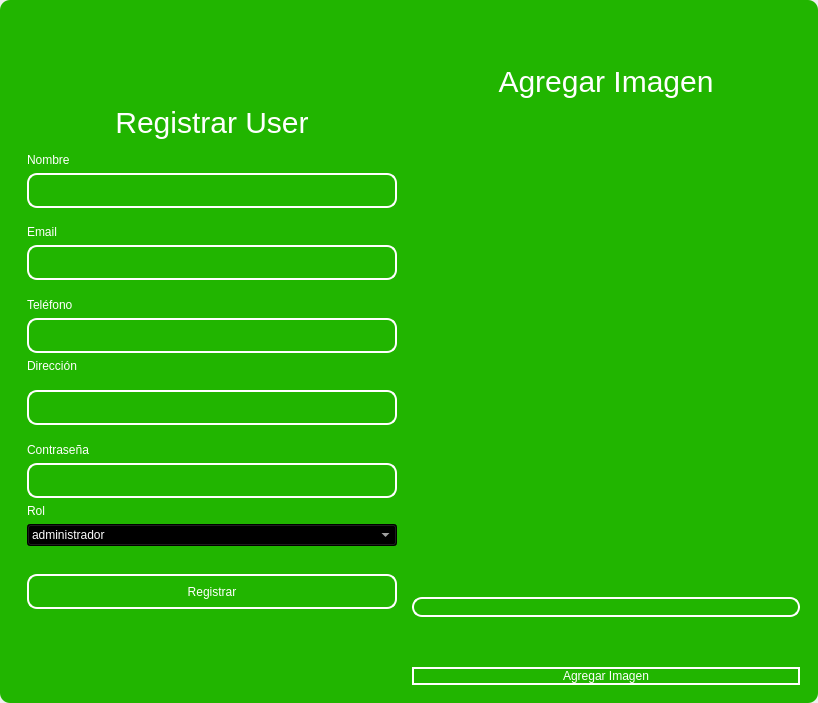
<?xml version="1.0" encoding="UTF-8"?>
<ui version="4.0">
 <class>MainWindow</class>
 <widget class="QMainWindow" name="MainWindow">
  <property name="geometry">
   <rect>
    <x>0</x>
    <y>0</y>
    <width>818</width>
    <height>703</height>
   </rect>
  </property>
  <property name="windowTitle">
   <string>MainWindow</string>
  </property>
  <property name="styleSheet">
   <string notr="true"/>
  </property>
  <widget class="QWidget" name="centralwidget">
   <property name="styleSheet">
    <string notr="true"/>
   </property>
   <layout class="QVBoxLayout" name="verticalLayout">
    <property name="spacing">
     <number>0</number>
    </property>
    <property name="leftMargin">
     <number>0</number>
    </property>
    <property name="topMargin">
     <number>0</number>
    </property>
    <property name="rightMargin">
     <number>0</number>
    </property>
    <property name="bottomMargin">
     <number>0</number>
    </property>
    <item>
     <widget class="QFrame" name="frame">
      <property name="enabled">
       <bool>true</bool>
      </property>
      <property name="styleSheet">
       <string notr="true">QFrame {
	border-radius:10px;
	
	background-color: rgb(33, 181, 0);
 }
</string>
      </property>
      <property name="frameShape">
       <enum>QFrame::StyledPanel</enum>
      </property>
      <property name="frameShadow">
       <enum>QFrame::Raised</enum>
      </property>
      <layout class="QVBoxLayout" name="verticalLayout_2">
       <item>
        <widget class="QFrame" name="frame_superior">
         <property name="minimumSize">
          <size>
           <width>0</width>
           <height>40</height>
          </size>
         </property>
         <property name="maximumSize">
          <size>
           <width>16777215</width>
           <height>40</height>
          </size>
         </property>
         <property name="styleSheet">
          <string notr="true">QPushButton{
border-radius:18px;
}

QPushButton:hover{
	background-color: rgb(0, 0, 0);
}
</string>
         </property>
         <property name="frameShape">
          <enum>QFrame::StyledPanel</enum>
         </property>
         <property name="frameShadow">
          <enum>QFrame::Raised</enum>
         </property>
         <layout class="QHBoxLayout" name="horizontalLayout_3">
          <property name="spacing">
           <number>4</number>
          </property>
          <property name="leftMargin">
           <number>0</number>
          </property>
          <property name="topMargin">
           <number>0</number>
          </property>
          <property name="rightMargin">
           <number>0</number>
          </property>
          <property name="bottomMargin">
           <number>0</number>
          </property>
          <item>
           <widget class="QPushButton" name="btn_icon">
            <property name="text">
             <string/>
            </property>
            <property name="iconSize">
             <size>
              <width>40</width>
              <height>40</height>
             </size>
            </property>
           </widget>
          </item>
          <item>
           <spacer name="horizontalSpacer_2">
            <property name="orientation">
             <enum>Qt::Horizontal</enum>
            </property>
            <property name="sizeHint" stdset="0">
             <size>
              <width>443</width>
              <height>20</height>
             </size>
            </property>
           </spacer>
          </item>
          <item>
           <widget class="QPushButton" name="bt_minimizar">
            <property name="minimumSize">
             <size>
              <width>38</width>
              <height>38</height>
             </size>
            </property>
            <property name="maximumSize">
             <size>
              <width>38</width>
              <height>38</height>
             </size>
            </property>
            <property name="cursor">
             <cursorShape>PointingHandCursor</cursorShape>
            </property>
            <property name="text">
             <string/>
            </property>
            <property name="icon">
             <iconset>
              <normaloff>image/minus.svg</normaloff>image/minus.svg</iconset>
            </property>
            <property name="iconSize">
             <size>
              <width>38</width>
              <height>38</height>
             </size>
            </property>
           </widget>
          </item>
          <item>
           <widget class="QPushButton" name="bt_maximizar">
            <property name="minimumSize">
             <size>
              <width>38</width>
              <height>38</height>
             </size>
            </property>
            <property name="maximumSize">
             <size>
              <width>38</width>
              <height>38</height>
             </size>
            </property>
            <property name="cursor">
             <cursorShape>PointingHandCursor</cursorShape>
            </property>
            <property name="text">
             <string/>
            </property>
            <property name="icon">
             <iconset>
              <normaloff>image/chevron-up.svg</normaloff>image/chevron-up.svg</iconset>
            </property>
            <property name="iconSize">
             <size>
              <width>38</width>
              <height>38</height>
             </size>
            </property>
           </widget>
          </item>
          <item>
           <widget class="QPushButton" name="bt_restaurar">
            <property name="minimumSize">
             <size>
              <width>38</width>
              <height>38</height>
             </size>
            </property>
            <property name="maximumSize">
             <size>
              <width>38</width>
              <height>38</height>
             </size>
            </property>
            <property name="cursor">
             <cursorShape>PointingHandCursor</cursorShape>
            </property>
            <property name="text">
             <string/>
            </property>
            <property name="icon">
             <iconset>
              <normaloff>image/chevron-down.svg</normaloff>image/chevron-down.svg</iconset>
            </property>
            <property name="iconSize">
             <size>
              <width>38</width>
              <height>38</height>
             </size>
            </property>
           </widget>
          </item>
          <item>
           <widget class="QPushButton" name="bt_cerrar">
            <property name="minimumSize">
             <size>
              <width>38</width>
              <height>38</height>
             </size>
            </property>
            <property name="maximumSize">
             <size>
              <width>38</width>
              <height>38</height>
             </size>
            </property>
            <property name="cursor">
             <cursorShape>PointingHandCursor</cursorShape>
            </property>
            <property name="text">
             <string/>
            </property>
            <property name="icon">
             <iconset>
              <normaloff>image/x.svg</normaloff>image/x.svg</iconset>
            </property>
            <property name="iconSize">
             <size>
              <width>38</width>
              <height>38</height>
             </size>
            </property>
           </widget>
          </item>
         </layout>
        </widget>
       </item>
       <item>
        <widget class="QFrame" name="frame_3">
         <property name="styleSheet">
          <string notr="true">QLabel {
	color: rgb(255, 255, 254);
	font: 12pt &quot;Arial&quot;;
	background-color: rgba(0, 0, 0,0);
}

QTextEdit{
background-color: rgba(0, 0, 0,0);
border-radius:10px; 
font: 12pt &quot;Arial&quot;;
color: rgb(255, 255, 254);
border: 2px solid  rgb(255, 255, 255);

}

QTextEdit:hover{
background-color: rgba(0, 0, 0,0);
border-radius:10px; 
font: 12pt &quot;Arial&quot;;
border: 2px solid  rgb(120, 0, 171);
}

QTextEdit:focus{
background-color: rgb(0, 0, 0);
border-radius:10px; 
font: 12pt &quot;Arial&quot;;
border: 2px solid rgb(120, 0, 171);
}

QLineEdit{
background-color: rgba(0, 0, 0,0);
border-radius:10px; 
font: 12pt &quot;Arial&quot;;
color: rgb(255, 255, 254);
border: 2px solid  rgb(255, 255, 255);

}

QLineEdit:hover{
background-color: rgba(0, 0, 0,0);
border-radius:10px; 
font: 12pt &quot;Arial&quot;;
border: 2px solid  rgb(120, 0, 171);
}

QLineEdit:focus{
background-color: rgb(0, 0, 0);
border-radius:10px; 
font: 12pt &quot;Arial&quot;;
border: 2px solid rgb(120, 0, 171);
}

QCheckBox{
	font: 12pt &quot;Arial&quot;;
	color: rgb(255, 255, 255);
}

QCheckBox::indicator {
    width: 18px;
    height:18px;
}

QCheckBox::indicator:unchecked {
   background-image: url(image/square.svg);
}

QCheckBox::indicator:checked {
   background-image: url(image/check-square.svg);
}

QPushButton{
border-radius:10px; 
font: 12pt &quot;Arial&quot;;
color: rgb(255, 255, 254);
border: 2px solid #ffffff;
}

QPushButton:hover{
border-radius:10px; 
font: 12pt &quot;Arial&quot;;
color: rgb(255, 255, 255);
border: 2px solid rgb(120, 0, 171);
	background-color: rgb(120, 0, 171);
}
</string>
         </property>
         <property name="frameShape">
          <enum>QFrame::StyledPanel</enum>
         </property>
         <property name="frameShadow">
          <enum>QFrame::Raised</enum>
         </property>
         <layout class="QHBoxLayout" name="horizontalLayout_4">
          <item>
           <layout class="QVBoxLayout" name="verticalLayout_4">
            <item>
             <spacer name="verticalSpacer">
              <property name="orientation">
               <enum>Qt::Vertical</enum>
              </property>
              <property name="sizeHint" stdset="0">
               <size>
                <width>28</width>
                <height>28</height>
               </size>
              </property>
             </spacer>
            </item>
            <item>
             <widget class="QFrame" name="frame_4">
              <property name="maximumSize">
               <size>
                <width>400</width>
                <height>600</height>
               </size>
              </property>
              <property name="styleSheet">
               <string notr="true">QLabel {
	color: rgb(255, 255, 254);
	font: 12pt &quot;Arial&quot;;
	background-color: rgba(0, 0, 0,0);
}


QLineEdit{
background-color: rgba(0, 0, 0,0);
border-radius:10px; 
font: 12pt &quot;Arial&quot;;
color: rgb(255, 255, 254);
border: 2px solid  rgb(255, 255, 255);

}

QLineEdit:hover{
background-color: rgba(0, 0, 0,0);
border-radius:10px; 
font: 12pt &quot;Arial&quot;;
border: 2px solid  rgb(120, 0, 171);
}

QLineEdit:focus{
background-color: rgb(0, 0, 0);
border-radius:10px; 
font: 12pt &quot;Arial&quot;;
border: 2px solid rgb(120, 0, 171);
}

QCheckBox{
	font: 12pt &quot;Arial&quot;;
	color: rgb(255, 255, 255);
}

QCheckBox::indicator {
    width: 18px;
    height:18px;
}

QCheckBox::indicator:unchecked {
   background-image: url(image/square.svg);
}

QCheckBox::indicator:checked {
   background-image: url(image/check-square.svg);
}

QPushButton{
border-radius:10px; 
font: 12pt &quot;Arial&quot;;
color: rgb(255, 255, 254);
border: 2px solid #ffffff;
}

QPushButton:hover{
border-radius:10px; 
font: 12pt &quot;Arial&quot;;
color: rgb(255, 255, 255);
border: 2px solid rgb(120, 0, 171);
	background-color: rgb(120, 0, 171);
}
</string>
              </property>
              <property name="frameShape">
               <enum>QFrame::StyledPanel</enum>
              </property>
              <property name="frameShadow">
               <enum>QFrame::Raised</enum>
              </property>
              <layout class="QVBoxLayout" name="verticalLayout_3">
               <item>
                <spacer name="verticalSpacer_3">
                 <property name="orientation">
                  <enum>Qt::Vertical</enum>
                 </property>
                 <property name="sizeHint" stdset="0">
                  <size>
                   <width>20</width>
                   <height>40</height>
                  </size>
                 </property>
                </spacer>
               </item>
               <item>
                <widget class="QLabel" name="label_3">
                 <property name="minimumSize">
                  <size>
                   <width>100</width>
                   <height>50</height>
                  </size>
                 </property>
                 <property name="styleSheet">
                  <string notr="true">font-size: 30px</string>
                 </property>
                 <property name="text">
                  <string>Registrar User</string>
                 </property>
                 <property name="alignment">
                  <set>Qt::AlignCenter</set>
                 </property>
                </widget>
               </item>
               <item>
                <widget class="QLabel" name="label_4">
                 <property name="text">
                  <string>Nombre</string>
                 </property>
                </widget>
               </item>
               <item>
                <widget class="QLineEdit" name="nametxt">
                 <property name="minimumSize">
                  <size>
                   <width>0</width>
                   <height>35</height>
                  </size>
                 </property>
                 <property name="text">
                  <string/>
                 </property>
                </widget>
               </item>
               <item>
                <spacer name="verticalSpacer_4">
                 <property name="orientation">
                  <enum>Qt::Vertical</enum>
                 </property>
                 <property name="sizeHint" stdset="0">
                  <size>
                   <width>20</width>
                   <height>40</height>
                  </size>
                 </property>
                </spacer>
               </item>
               <item>
                <widget class="QLabel" name="label_5">
                 <property name="text">
                  <string>Email</string>
                 </property>
                </widget>
               </item>
               <item>
                <widget class="QLineEdit" name="emailtxt">
                 <property name="minimumSize">
                  <size>
                   <width>0</width>
                   <height>35</height>
                  </size>
                 </property>
                 <property name="maximumSize">
                  <size>
                   <width>16777215</width>
                   <height>16777215</height>
                  </size>
                 </property>
                 <property name="echoMode">
                  <enum>QLineEdit::Normal</enum>
                 </property>
                </widget>
               </item>
               <item>
                <spacer name="verticalSpacer_5">
                 <property name="orientation">
                  <enum>Qt::Vertical</enum>
                 </property>
                 <property name="sizeHint" stdset="0">
                  <size>
                   <width>20</width>
                   <height>40</height>
                  </size>
                 </property>
                </spacer>
               </item>
               <item>
                <widget class="QLabel" name="label">
                 <property name="text">
                  <string>Teléfono</string>
                 </property>
                </widget>
               </item>
               <item>
                <widget class="QLineEdit" name="fonotxt">
                 <property name="minimumSize">
                  <size>
                   <width>0</width>
                   <height>35</height>
                  </size>
                 </property>
                </widget>
               </item>
               <item>
                <widget class="QLabel" name="label_2">
                 <property name="text">
                  <string>Dirección</string>
                 </property>
                </widget>
               </item>
               <item>
                <spacer name="verticalSpacer_6">
                 <property name="orientation">
                  <enum>Qt::Vertical</enum>
                 </property>
                 <property name="sizeHint" stdset="0">
                  <size>
                   <width>20</width>
                   <height>40</height>
                  </size>
                 </property>
                </spacer>
               </item>
               <item>
                <widget class="QLineEdit" name="addresstxt">
                 <property name="minimumSize">
                  <size>
                   <width>0</width>
                   <height>35</height>
                  </size>
                 </property>
                </widget>
               </item>
               <item>
                <spacer name="verticalSpacer_10">
                 <property name="orientation">
                  <enum>Qt::Vertical</enum>
                 </property>
                 <property name="sizeHint" stdset="0">
                  <size>
                   <width>20</width>
                   <height>40</height>
                  </size>
                 </property>
                </spacer>
               </item>
               <item>
                <widget class="QLabel" name="label_6">
                 <property name="text">
                  <string>Contraseña</string>
                 </property>
                </widget>
               </item>
               <item>
                <widget class="QLineEdit" name="passwordtxt">
                 <property name="minimumSize">
                  <size>
                   <width>0</width>
                   <height>35</height>
                  </size>
                 </property>
                </widget>
               </item>
               <item>
                <widget class="QLabel" name="label_7">
                 <property name="text">
                  <string>Rol</string>
                 </property>
                </widget>
               </item>
               <item>
                <widget class="QComboBox" name="rolcombobox">
                 <property name="styleSheet">
                  <string notr="true">background-color: rgb(0, 0, 0);
color: rgb(255, 255, 255);</string>
                 </property>
                 <item>
                  <property name="text">
                   <string>administrador</string>
                  </property>
                 </item>
                 <item>
                  <property name="text">
                   <string>standar</string>
                  </property>
                 </item>
                </widget>
               </item>
               <item>
                <spacer name="verticalSpacer_9">
                 <property name="orientation">
                  <enum>Qt::Vertical</enum>
                 </property>
                 <property name="sizeHint" stdset="0">
                  <size>
                   <width>20</width>
                   <height>50</height>
                  </size>
                 </property>
                </spacer>
               </item>
               <item>
                <widget class="QPushButton" name="btn_add">
                 <property name="minimumSize">
                  <size>
                   <width>0</width>
                   <height>35</height>
                  </size>
                 </property>
                 <property name="cursor">
                  <cursorShape>PointingHandCursor</cursorShape>
                 </property>
                 <property name="text">
                  <string>Registrar</string>
                 </property>
                </widget>
               </item>
               <item>
                <spacer name="verticalSpacer_7">
                 <property name="orientation">
                  <enum>Qt::Vertical</enum>
                 </property>
                 <property name="sizeHint" stdset="0">
                  <size>
                   <width>20</width>
                   <height>40</height>
                  </size>
                 </property>
                </spacer>
               </item>
               <item>
                <layout class="QHBoxLayout" name="horizontalLayout_2"/>
               </item>
               <item>
                <spacer name="verticalSpacer_8">
                 <property name="orientation">
                  <enum>Qt::Vertical</enum>
                 </property>
                 <property name="sizeHint" stdset="0">
                  <size>
                   <width>20</width>
                   <height>40</height>
                  </size>
                 </property>
                </spacer>
               </item>
               <item>
                <layout class="QHBoxLayout" name="horizontalLayout">
                 <item>
                  <spacer name="horizontalSpacer">
                   <property name="orientation">
                    <enum>Qt::Horizontal</enum>
                   </property>
                   <property name="sizeHint" stdset="0">
                    <size>
                     <width>40</width>
                     <height>20</height>
                    </size>
                   </property>
                  </spacer>
                 </item>
                </layout>
               </item>
              </layout>
             </widget>
            </item>
            <item>
             <spacer name="verticalSpacer_2">
              <property name="orientation">
               <enum>Qt::Vertical</enum>
              </property>
              <property name="sizeHint" stdset="0">
               <size>
                <width>20</width>
                <height>40</height>
               </size>
              </property>
             </spacer>
            </item>
           </layout>
          </item>
          <item>
           <layout class="QVBoxLayout" name="verticalLayout_5">
            <property name="spacing">
             <number>50</number>
            </property>
            <property name="leftMargin">
             <number>0</number>
            </property>
            <property name="rightMargin">
             <number>0</number>
            </property>
            <item>
             <widget class="QLabel" name="label_8">
              <property name="maximumSize">
               <size>
                <width>16777215</width>
                <height>100</height>
               </size>
              </property>
              <property name="styleSheet">
               <string notr="true">font-size: 30px;
color: rgb(255, 255, 255);</string>
              </property>
              <property name="text">
               <string>Agregar Imagen</string>
              </property>
              <property name="alignment">
               <set>Qt::AlignCenter</set>
              </property>
             </widget>
            </item>
            <item>
             <layout class="QHBoxLayout" name="horizontalLayout_5">
              <item>
               <spacer name="verticalSpacer_12">
                <property name="orientation">
                 <enum>Qt::Vertical</enum>
                </property>
                <property name="sizeHint" stdset="0">
                 <size>
                  <width>20</width>
                  <height>40</height>
                 </size>
                </property>
               </spacer>
              </item>
              <item>
               <widget class="QLabel" name="image_label">
                <property name="maximumSize">
                 <size>
                  <width>100</width>
                  <height>100</height>
                 </size>
                </property>
                <property name="text">
                 <string/>
                </property>
               </widget>
              </item>
              <item>
               <spacer name="verticalSpacer_11">
                <property name="orientation">
                 <enum>Qt::Vertical</enum>
                </property>
                <property name="sizeHint" stdset="0">
                 <size>
                  <width>20</width>
                  <height>40</height>
                 </size>
                </property>
               </spacer>
              </item>
             </layout>
            </item>
            <item>
             <widget class="QLineEdit" name="imagetxt">
              <property name="enabled">
               <bool>false</bool>
              </property>
             </widget>
            </item>
            <item>
             <widget class="QPushButton" name="btn_add_image">
              <property name="cursor">
               <cursorShape>PointingHandCursor</cursorShape>
              </property>
              <property name="text">
               <string>Agregar Imagen</string>
              </property>
             </widget>
            </item>
           </layout>
          </item>
         </layout>
        </widget>
       </item>
      </layout>
     </widget>
    </item>
   </layout>
  </widget>
 </widget>
 <resources/>
 <connections/>
</ui>
